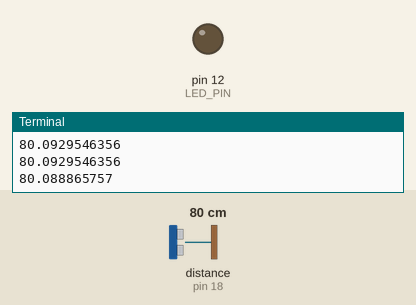
This program was run on a simulated Raspberry Pi (header pin numbers). Shown: output pins drawn as LEDs (lit = HIGH), the last lines printed to the terminal. Dashed ring = blinking. The inputs (shaded band) are chosen by the test bench; at power-on: distance to the obstacle (sensor on pin 18) 80 cm. The echo pulse lasts 58.3 µs per cm; the clock reads 2024-03-15 10:24:30 at power-on unless the program sets it; pins used as bus, display or sensor lines are not drawn.

Above: at 1.2 s.
1.3 s: distance to the obstacle (sensor on pin 18) set to 22 cm
3.2 s: distance to the obstacle (sensor on pin 18) set to 17 cm
At 4.07 s:
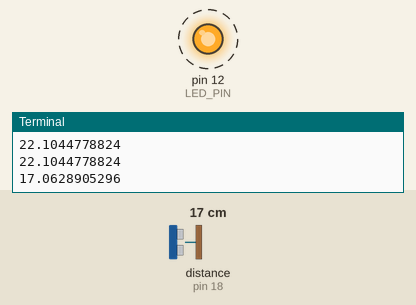
6.2 s: distance to the obstacle (sensor on pin 18) set to 11 cm
9.2 s: distance to the obstacle (sensor on pin 18) set to 8 cm
At 10.9 s:
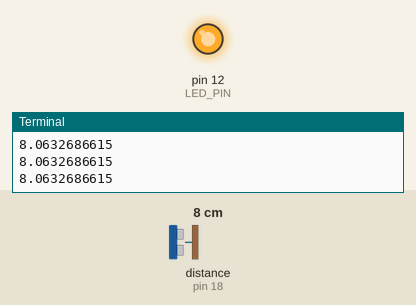
11.1 s: distance to the obstacle (sensor on pin 18) set to 18 cm
At 12.4 s:
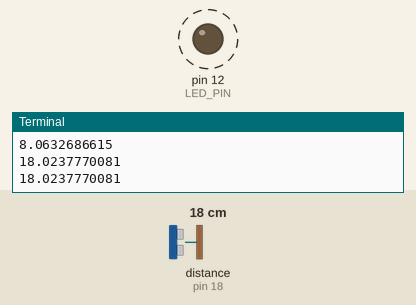
Timing chart, 0 to 15.1 s (numbered marks = the images above; inputs shaded):
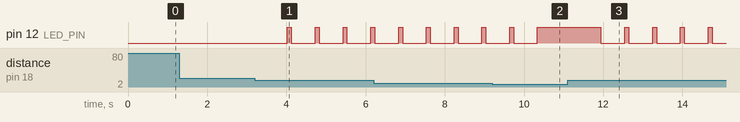

Measured:
- the behaviour switches between 20 and 19 cm on distance to the obstacle (sensor on pin 18) (found by bisection; images 0 and 1)
- the behaviour switches between 10 and 9 cm on distance to the obstacle (sensor on pin 18) (found by bisection; images 1 and 2)
- after the input at 3.2 s, pin 12 (LED_PIN): alternates HIGH for 0.10 s and LOW for 0.60 s, starting after 0.83 s
- after the input at 9.2 s, pin 12 (LED_PIN): goes on until 10.3 s, then stays HIGH
- after the input at 11.1 s, pin 12 (LED_PIN): alternates HIGH for 0.10 s and LOW for 0.60 s, starting after 0.84 s

The program:

sensor.py
```python
#!/usr/bin/env/ python

import RPi.GPIO as GPIO
import time
import socket
import sys

GPIO.setwarnings(False)

HOST = '192.168.0.134'
PORT = 8001
sensor = socket.socket(socket.AF_INET,socket.SOCK_DGRAM)
print 'socket created'

#v: speed of sound, TRIG: triger PIN, E: echo PIN
v = 343
TRIG = 16
E = 18

# LED PIN
LED_PIN = 12

# Set the modes of I/O
GPIO.setmode(GPIO.BOARD)
GPIO.setup(LED_PIN,GPIO.OUT)
GPIO.setup(TRIG,GPIO.OUT)
GPIO.setup(E,GPIO.IN)
GPIO.output(TRIG,GPIO.LOW)

# A function that can calculate distance from Ultrasonic sensor echo pulse
def measure():
    #trigger the ultrasonic sensor by giving TRIG_PIN a single pulse
    GPIO.output(TRIG,GPIO.HIGH)
    time.sleep(0.00001)
    GPIO.output(TRIG,GPIO.LOW)

    pulse_start = 0
    pulse_end = 0
    #start timer when detecting falling edge
    while(GPIO.input(E) == GPIO.LOW):
        pulse_start = time.time()
    #stop timer when detecting rising edge
    while(GPIO.input(E) == GPIO.HIGH):
        pulse_end = time.time()

    #calculate the time sound wave had traveled
    t = pulse_end - pulse_start

    #calculate distance by the time sound wave had traveled
    d = t*v/2*100
    return d

while(True):
    #measure distance every loop and send data to server
    distance = measure()
    print(distance)
    time.sleep(0.5)

    # send data vbia UDP socket
    sensor.sendto(str(distance),('192.168.0.125',8001))

    if(10 < distance < 20):
        GPIO.output(LED_PIN, GPIO.HIGH)
        time.sleep(0.1)
        GPIO.output(LED_PIN, GPIO.LOW)
        time.sleep(0.1)
    elif(distance < 10):
        GPIO.output(LED_PIN, GPIO.HIGH)
    else:
        GPIO.output(LED_PIN, GPIO.LOW)

GPIO.cleanup()
```
